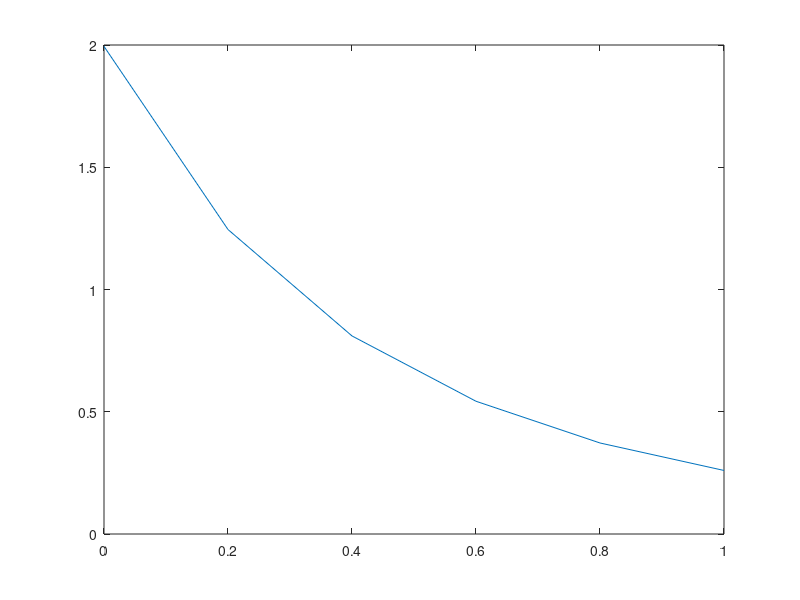

Write MATLAB code to recreate this figure.
m = 5;
x = [0, 0.2, 0.4, 0.6, 0.8, 1];
y = [1.996, 1.244, 0.81, 0.541, 0.375, 0.259];
S = log(y);

xsum = sum(x);
xsqsum = sum(x.^2);
lnsum = sum(log(1 + x));
xlnsum = sum(x .* log(1 + x));

A = [m+1, xsum, -lnsum; xsum, xsqsum, -xlnsum; lnsum, xlnsum, -sum((log(1 + x)).^2)];
b = [sum(S); sum(S .* x); sum(S .* log(1 + x))];
sol = A\b;

a0 = exp(sol(1)); 
yb = a0 * exp(sol(2) * x) ./ (1 + x).^sol(3);
plot(x, yb);

fprintf(1, 'quadratic sum: %f\n', sum((y - S).^2));